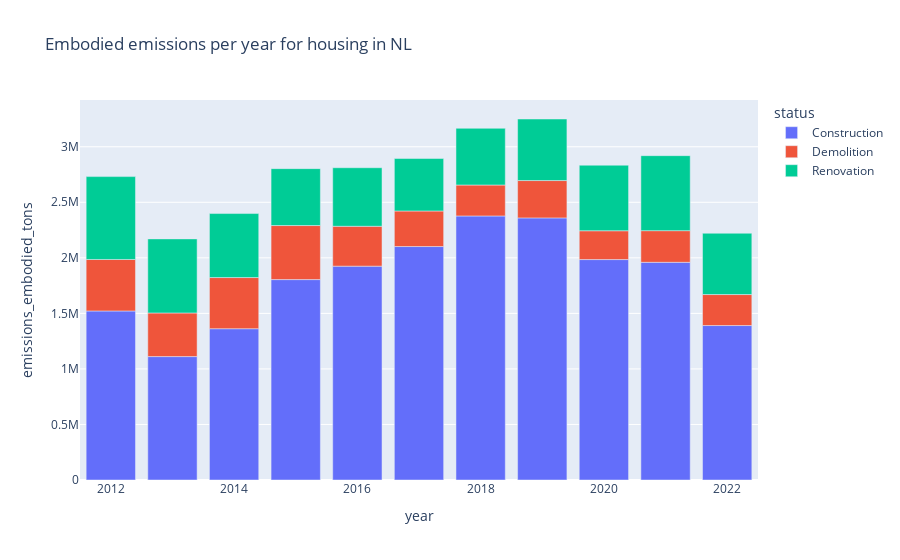
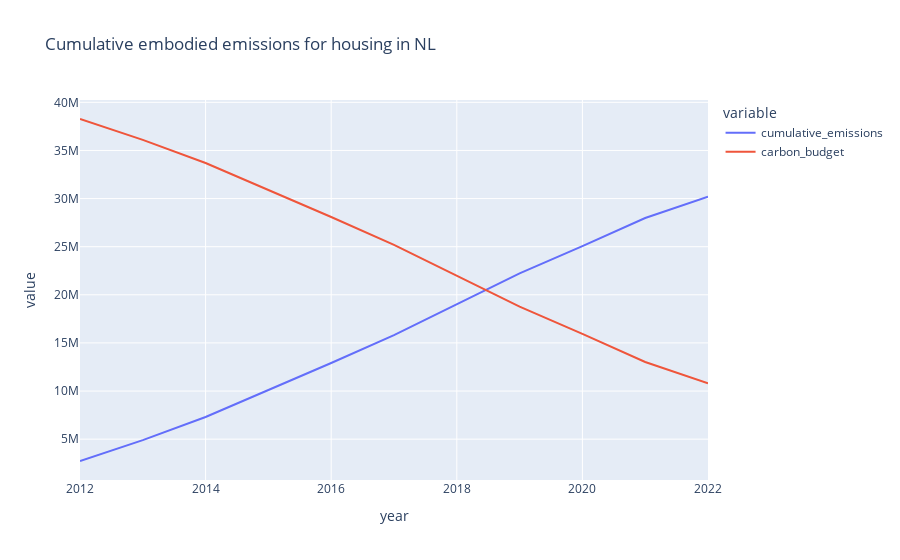

Notebook cell for these charts, in order:
### Markdown cell above
# Visualize embodied emissions (2011 - now)
- total embodied emissions 
- embodied emissions for one municipality
- embodied emissions for all municipalities (highlight highest and lowest municipalities)

### Code cell
# get embodied emissions for housing in NL
query = ''' 
SELECT year, status, SUM(emissions_embodied_tons) AS emissions_embodied_tons
FROM emissions_embodied_housing_nl 
WHERE year >= 2012 AND year <= 2022
GROUP BY year, status
ORDER BY year, status
'''
df_byStatus = pd.read_sql_query(query, engine)
def translate_status(x): 
    if x == 'Bouw gestart': 
        return 'Construction'
    elif x == 'Pand gesloopt': 
        return 'Demolition'
    elif x == 'Verbouwing pand': 
        return 'Renovation'
    else: 
        return x 
df_byStatus.status = df_byStatus.status.map(lambda x: translate_status(x))

# line chart for embodied emissions per year
fig = px.bar(df_byStatus, x='year', y='emissions_embodied_tons', color = 'status', title='Embodied emissions per year for housing in NL')
fig.show()

df = df_byStatus.groupby('year').sum().emissions_embodied_tons.reset_index()

# calculate cumulative emissions and carbon budget
carbon_budget = 41000000 # carbon budget for only embodied emissions. budget for all emissions is 112,000,000 tons 
df['cumulative_emissions'] = df['emissions_embodied_tons'].cumsum()
df['carbon_budget'] = carbon_budget - df['cumulative_emissions']

# line chart for cumulative embodied emissions and carbon budget 
fig = px.line(df, x='year', y=['cumulative_emissions', 'carbon_budget'], title='Cumulative embodied emissions for housing in NL')
fig.update_yaxes(range=[0, None])
fig.show()

### Figure 1 — Plotly figure (JSON) as saved in the notebook; plotly's stock layout.template omitted (floating-point values rounded to 4 significant figures)
{"data": [{"alignmentgroup": "True", "hovertemplate": "status=Construction<br>year=%{x}<br>emissions_embodied_tons=%{y}<extra></extra>", "legendgroup": "Construction", "marker": {"color": "#636efa", "pattern": {"shape": ""}}, "name": "Construction", "offsetgroup": "Construction", "orientation": "v", "showlegend": true, "textposition": "auto", "type": "bar", "x": [2012, 2013, 2014, 2015, 2016, 2017, 2018, 2019, 2020, 2021, 2022], "xaxis": "x", "y": [1522000.0, 1111000.0, 1362000.0, 1804000.0, 1925000.0, 2102000.0, 2377000.0, 2360000.0, 1984000.0, 1960000.0, 1391000.0], "yaxis": "y"}, {"alignmentgroup": "True", "hovertemplate": "status=Demolition<br>year=%{x}<br>emissions_embodied_tons=%{y}<extra></extra>", "legendgroup": "Demolition", "marker": {"color": "#EF553B", "pattern": {"shape": ""}}, "name": "Demolition", "offsetgroup": "Demolition", "orientation": "v", "showlegend": true, "textposition": "auto", "type": "bar", "x": [2012, 2013, 2014, 2015, 2016, 2017, 2018, 2019, 2020, 2021, 2022], "xaxis": "x", "y": [463500.0, 392600.0, 460500.0, 486500.0, 358900.0, 320100.0, 278600.0, 336000.0, 259400.0, 284800.0, 279100.0], "yaxis": "y"}, {"alignmentgroup": "True", "hovertemplate": "status=Renovation<br>year=%{x}<br>emissions_embodied_tons=%{y}<extra></extra>", "legendgroup": "Renovation", "marker": {"color": "#00cc96", "pattern": {"shape": ""}}, "name": "Renovation", "offsetgroup": "Renovation", "orientation": "v", "showlegend": true, "textposition": "auto", "type": "bar", "x": [2012, 2013, 2014, 2015, 2016, 2017, 2018, 2019, 2020, 2021, 2022], "xaxis": "x", "y": [746100.0, 666900.0, 576100.0, 512300.0, 527200.0, 472300.0, 510400.0, 554200.0, 590200.0, 675200.0, 551600.0], "yaxis": "y"}], "layout": {"barmode": "relative", "legend": {"title": {"text": "status"}, "tracegroupgap": 0}, "title": {"text": "Embodied emissions per year for housing in NL"}, "xaxis": {"anchor": "y", "domain": [0, 1], "title": {"text": "year"}}, "yaxis": {"anchor": "x", "domain": [0, 1], "title": {"text": "emissions_embodied_tons"}}}}

### Figure 2 — Plotly figure (JSON) as saved in the notebook; plotly's stock layout.template omitted (floating-point values rounded to 4 significant figures)
{"data": [{"hovertemplate": "variable=cumulative_emissions<br>year=%{x}<br>value=%{y}<extra></extra>", "legendgroup": "cumulative_emissions", "line": {"color": "#636efa", "dash": "solid"}, "marker": {"symbol": "circle"}, "mode": "lines", "name": "cumulative_emissions", "orientation": "v", "showlegend": true, "type": "scatter", "x": [2012, 2013, 2014, 2015, 2016, 2017, 2018, 2019, 2020, 2021, 2022], "xaxis": "x", "y": [2731000.0, 4902000.0, 7301000.0, 10100000.0, 12910000.0, 15810000.0, 18970000.0, 22220000.0, 25060000.0, 27980000.0, 30200000.0], "yaxis": "y"}, {"hovertemplate": "variable=carbon_budget<br>year=%{x}<br>value=%{y}<extra></extra>", "legendgroup": "carbon_budget", "line": {"color": "#EF553B", "dash": "solid"}, "marker": {"symbol": "circle"}, "mode": "lines", "name": "carbon_budget", "orientation": "v", "showlegend": true, "type": "scatter", "x": [2012, 2013, 2014, 2015, 2016, 2017, 2018, 2019, 2020, 2021, 2022], "xaxis": "x", "y": [38270000.0, 36100000.0, 33700000.0, 30900000.0, 28090000.0, 25190000.0, 22030000.0, 18780000.0, 15940000.0, 13020000.0, 10800000.0], "yaxis": "y"}], "layout": {"legend": {"title": {"text": "variable"}, "tracegroupgap": 0}, "title": {"text": "Cumulative embodied emissions for housing in NL"}, "xaxis": {"anchor": "y", "domain": [0, 1], "title": {"text": "year"}}, "yaxis": {"anchor": "x", "domain": [0, 1], "range": [0, null], "title": {"text": "value"}}}}
